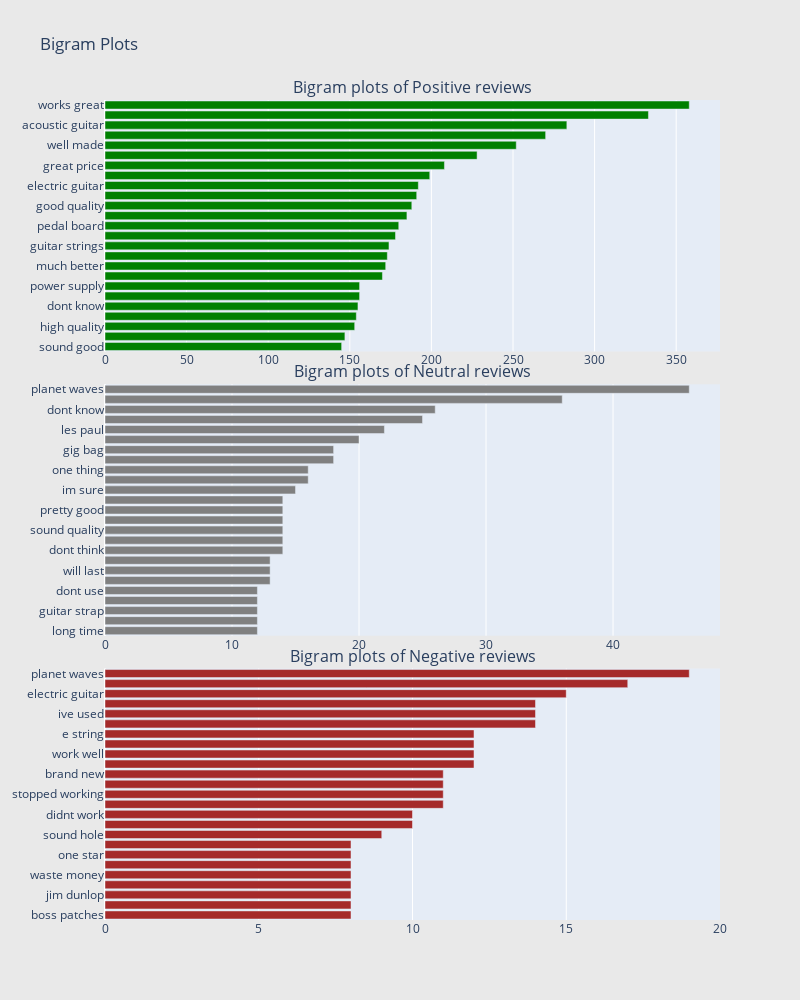

Notebook code cell kept with this figure:
### Markdown cell above
## Bigram analysis
**plotting of most frequent two words in reviews based on sentiments**

### Code cell
## Get the bar chart from positive reviews ##
freq_dict = defaultdict(int)
for sent in review_pos["reviews"]:
    for word in generate_ngrams(sent,2):
        freq_dict[word] += 1
fd_sorted = pd.DataFrame(sorted(freq_dict.items(), key=lambda x: x[1])[::-1])
fd_sorted.columns = ["word", "wordcount"]
trace0 = horizontal_bar_chart(fd_sorted.head(25), 'green')

## Get the bar chart from neutral reviews ##
freq_dict = defaultdict(int)
for sent in review_neu["reviews"]:
    for word in generate_ngrams(sent,2):
        freq_dict[word] += 1
fd_sorted = pd.DataFrame(sorted(freq_dict.items(), key=lambda x: x[1])[::-1])
fd_sorted.columns = ["word", "wordcount"]
trace1 = horizontal_bar_chart(fd_sorted.head(25), 'grey')

## Get the bar chart from negative reviews ##
freq_dict = defaultdict(int)
for sent in review_neg["reviews"]:
    for word in generate_ngrams(sent,2):
        freq_dict[word] += 1
fd_sorted = pd.DataFrame(sorted(freq_dict.items(), key=lambda x: x[1])[::-1])
fd_sorted.columns = ["word", "wordcount"]
trace2 = horizontal_bar_chart(fd_sorted.head(25), 'brown')



# Creating two subplots
fig = tools.make_subplots(rows=3, cols=1, vertical_spacing=0.04,horizontal_spacing=0.25,
                          subplot_titles=["Bigram plots of Positive reviews", 
                                          "Bigram plots of Neutral reviews",
                                          "Bigram plots of Negative reviews"
                                          ])
fig.append_trace(trace0, 1, 1)
fig.append_trace(trace1, 2, 1)
fig.append_trace(trace2, 3, 1)


fig['layout'].update(height=1000, width=800, paper_bgcolor='rgb(233,233,233)', title="Bigram Plots")
iplot(fig, filename='word-plots')

### Figure 1 — Plotly figure (JSON) as saved in the notebook; plotly's stock layout.template omitted (floating-point values rounded to 4 significant figures)
{"data": [{"marker": {"color": "green"}, "orientation": "h", "showlegend": false, "type": "bar", "x": [145, 147, 153, 154, 155, 156, 156, 170, 172, 173, 174, 178, 180, 185, 188, 191, 192, 199, 208, 228, 252, 270, 283, 333, 358], "xaxis": "x", "y": ["sound good", "good price", "high quality", "mic stand", "dont know", "sounds great", "power supply", "long time", "much better", "work well", "guitar strings", "highly recommend", "pedal board", "les paul", "good quality", "planet waves", "electric guitar", "sound great", "great price", "ive used", "well made", "easy use", "acoustic guitar", "works well", "works great"], "yaxis": "y"}, {"marker": {"color": "grey"}, "orientation": "h", "showlegend": false, "type": "bar", "x": [12, 12, 12, 12, 12, 13, 13, 13, 14, 14, 14, 14, 14, 14, 15, 16, 16, 18, 18, 20, 22, 25, 26, 36, 46], "xaxis": "x2", "y": ["long time", "make sure", "guitar strap", "acoustic electric", "dont use", "electric guitar", "will last", "well made", "dont think", "youre looking", "sound quality", "job done", "pretty good", "power supply", "im sure", "acoustic guitar", "one thing", "works well", "gig bag", "pedal board", "les paul", "work well", "dont know", "much better", "planet waves"], "yaxis": "y2"}, {"marker": {"color": "brown"}, "orientation": "h", "showlegend": false, "type": "bar", "x": [8, 8, 8, 8, 8, 8, 8, 8, 9, 10, 10, 11, 11, 11, 11, 12, 12, 12, 12, 14, 14, 14, 15, 17, 19], "xaxis": "x3", "y": ["boss patches", "patches james", "jim dunlop", "save money", "waste money", "even though", "one star", "im going", "sound hole", "les paul", "didnt work", "doesnt work", "stopped working", "guitar sound", "brand new", "big muff", "work well", "guitar strap", "e string", "much better", "ive used", "dont know", "electric guitar", "power supply", "planet waves"], "yaxis": "y3"}], "layout": {"annotations": [{"font": {"size": 16}, "showarrow": false, "text": "Bigram plots of Positive reviews", "x": 0.5, "xanchor": "center", "xref": "paper", "y": 1, "yanchor": "bottom", "yref": "paper"}, {"font": {"size": 16}, "showarrow": false, "text": "Bigram plots of Neutral reviews", "x": 0.5, "xanchor": "center", "xref": "paper", "y": 0.6533, "yanchor": "bottom", "yref": "paper"}, {"font": {"size": 16}, "showarrow": false, "text": "Bigram plots of Negative reviews", "x": 0.5, "xanchor": "center", "xref": "paper", "y": 0.3067, "yanchor": "bottom", "yref": "paper"}], "height": 1000, "paper_bgcolor": "rgb(233,233,233)", "title": {"text": "Bigram Plots"}, "width": 800, "xaxis": {"anchor": "y", "autorange": true, "domain": [0, 1], "range": [0, 376.8], "type": "linear"}, "xaxis2": {"anchor": "y2", "autorange": true, "domain": [0, 1], "range": [0, 48.42], "type": "linear"}, "xaxis3": {"anchor": "y3", "autorange": true, "domain": [0, 1], "range": [0, 20], "type": "linear"}, "yaxis": {"anchor": "x", "autorange": true, "domain": [0.6933, 1], "range": [-0.5, 24.5], "type": "category"}, "yaxis2": {"anchor": "x2", "autorange": true, "domain": [0.3467, 0.6533], "range": [-0.5, 24.5], "type": "category"}, "yaxis3": {"anchor": "x3", "autorange": true, "domain": [0, 0.3067], "range": [-0.5, 24.5], "type": "category"}}}
